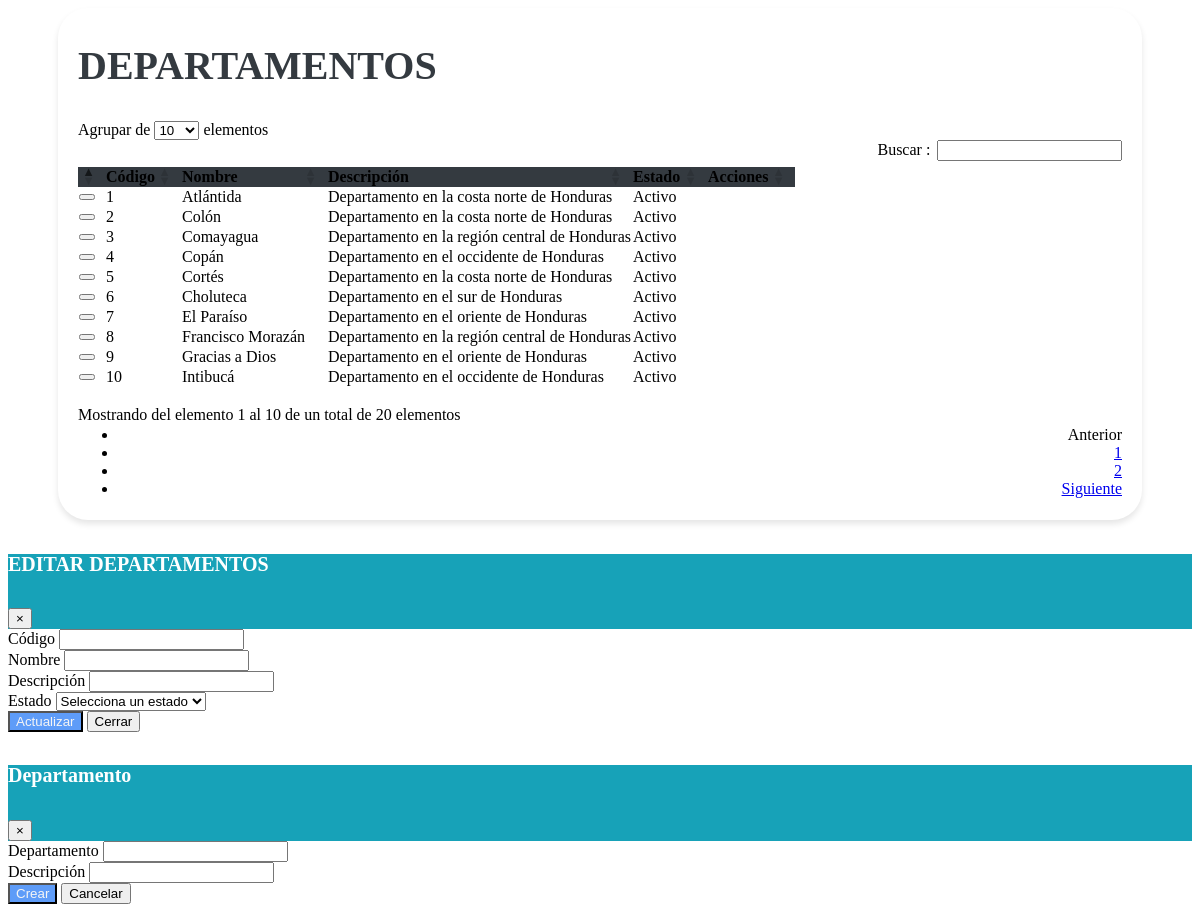
Page /vistas/Mantenimiento_Departamento.php on the committed database.
### tables this page shows
CREATE TABLE `tbl_departamentos` (
  `Id_Departamento` bigint(20) NOT NULL,
  `Nombre_Departamento` varchar(100) DEFAULT NULL,
  `Descripcion` varchar(255) DEFAULT NULL,
  `Creado_Por` varchar(25) NOT NULL,
  `Fecha_Creacion` timestamp NOT NULL DEFAULT current_timestamp(),
  `Modificado_Por` varchar(25) DEFAULT NULL,
  `Fecha_Modificacion` timestamp NOT NULL DEFAULT current_timestamp() ON UPDATE current_timestamp(),
  `Estado` enum('A','I') DEFAULT NULL
);

### vistas/Mantenimiento_Departamento.php (the view, shortened to what this page needs)
<link href="https://cdn.jsdelivr.net/npm/bootstrap-icons@1.10.0/font/bootstrap-icons.css" rel="stylesheet">
<link rel="stylesheet" href="assets/css/estilos.css">
    <link rel="stylesheet" href="https://cdn.datatables.net/1.10.20/css/dataTables.bootstrap4.min.css">
<div class="containertable">
    <div class="d-flex justify-content-between align-items-end mb-4">
        <div>
            <h1 class="poppins-font mb-2">DEPARTAMENTOS</h1>
            <br>
        </div>
    </div>
    <div class="table-responsive">
           <!--El diseño de la table cuando ya esté todo unido
    <table id="tablax" class="table table-striped table-bordered" style="width:100%"> -->
    <table id="tablax" class="table table-hover">
            <thead class="table-dark text-center" style="background-color: #343A40;">
                <tr>
                    <th scope="col"></th>
                    <th scope="col">Código</th>
                    <th scope="col">Nombre</th>
                    <th scope="col">Descripción</th>
                    <th scope="col">Estado</th>
                    <th scope="col">Acciones</th>
                </tr>
            </thead>
            <tbody class="text-center">
                <?php
                include "../php/conexion_be.php";
                $sql = $conexion->query("SELECT * FROM tbl_departamentos");
                while ($datos = $sql->fetch_object()) { ?>
                    <tr>
                    <td><button class="btn btn-primary"onclick="toggleColumns(this)"><i class="fas fa-eye" style="color:white"></i></button></td>
                        <td><?= $datos->Id_Departamento ?></td>
                        <td><?= $datos->Nombre_Departamento ?></td>
                        <td><?= $datos->Descripcion ?></td>
                        <td><?php
                            if ($datos->Estado == "A") {
                                echo '<span class="badge bg-success">Activo</span>';
                            } else {
                                echo '<span class="badge bg-danger">Inactivo</span>';
                            }
                            ?></td>
                        <td>
                        </td>
                    </tr>
                <?php }
                ?>
            </tbody>
        </table>
    </div>
</div>
<div class="modal fade" id="modalEditar" tabindex="-1" role="dialog" aria-labelledby="exampleModalLabel" aria-hidden="true">
    <div class="modal-dialog" role="document">
        <div class="modal-content">
            <div class="modal-header" style="background-color: #17A2B8;">
                <h5 class="poppins-modal mb-2" id="exampleModalLabel">EDITAR DEPARTAMENTOS</h5>
                <button type="button" class="close" data-dismiss="modal" aria-label="Cerrar">
                    <span aria-hidden="true">&times;</span>
                </button>
            </div>
            <div class="modal-body">
                <form id="formularioEditar" method="POST" action="#">
                    <div class="row">
                        <div class="col-6">
                            <div class="form-group">
                                <label for="Id_Departamento">Código</label>
                                <input type="text" class="form-control" id="Id_Departamento" name="Id_Departamento" readonly>
                            </div>
                        </div>
                        <div class="col-6">
                            <div class="form-group">
                                <label for="Nombre_Departamento"> Nombre </label>
                                <input type="text" class="form-control" id="Nombre_Departamento" name="Nombre_Departamento" required>
                            </div>
                        </div>
                    </div>
                    <div class="row">
                        <div class="col-6">
                            <div class="form-group">
                                <label for="Descripcion">Descripción</label>
                                <input type="text" class="form-control" id="Descripcion" name="Descripcion" required>
                            </div>
                        </div>
                    </div>
                    <div class="form-row">
                        <div class="form-group col-md-6">
                            <label for="Estado">Estado</label>
                            <select class="form-control" id="Estado" name="Estado" required>
                            <option value="" disabled selected>Selecciona un estado</option>
                            </select>
                        </div>
                    </div>
                    <div class="modal-footer">
                        <button type="submit" class="btn btn-actualizar">Actualizar</button>
                        <button type="button" class="btn btn-secondary" data-dismiss="modal"></i>Cerrar</button>
                    </div>
                </form>
            </div>
        </div>
    </div>
</div>
<div class="modal fade" id="modalForm" tabindex="-1" role="dialog" aria-labelledby="exampleModalLabel" aria-hidden="true">
    <div class="modal-dialog">
        <div class="modal-content" role="document">
            <div class="modal-header" style="background-color: #17A2B8;">
                <h5 class="poppins-modal mb-2" id="exampleModalLabel">Departamento</h5>
                <button type="button" class="close" data-dismiss="modal" aria-label="Cerrar">
                    <span aria-hidden="true">&times;</span>
                </button>
            </div>
            <div class="modal-body">
                <form action="modelos/agregar_departamento.php" method="POST">
                    <div class="row mb-3">
                        <div class="col">
                            <label for="Nombre_Departamento" class="form-label">Departamento</label>
                            <input type="text" class="form-control" id="Nombre_Departamento" name="Nombre_Departamento">
                        </div>
                        <div class="col">
                            <label for="Descripcion" class="form-label">Descripción</label>
                            <input type="text" class="form-control" id="Descripcion" name="Descripcion" pattern="[A-Za-z]+" title="Solo se permiten letras en este campo." oninput="validateInput(this)">
                        </div>
                    </div>
                    <div class="modal-footer">
                        <button type="submit" class="btn btn-actualizar">Crear</button>
                        <button type="button" class="btn btn-secondary" data-bs-dismiss="modal"></i>Cancelar</button>
                    </div>
                </form>
            </div>
        </div>
    </div>
</div>

### assets/css/estilos.css (style rules this page uses)
.poppins-font { color: var(--heading, #343A40); font-size: 40px; font-style: normal; font-weight: 600; line-height: 21px; }
.poppins-modal { color: var(--heading, #ffffff); font-size: 20px; font-style: normal; font-weight: 600; line-height: 21px; }
.btn-actualizar { background-color: #5e9cf8; color: whitesmoke; }
.containertable { background-color: #fff; padding: 20px; border-radius: 30px; margin-bottom: 20px; margin-left: 50px; margin-right: 50px; box-shadow: 0 4px 6px rgba(0, 0, 0, 0.1); }

### rows in the picture
tbl_departamentos: Id_Departamento "1", Nombre_Departamento "Atlántida", Descripcion "Departamento en la costa norte de Honduras", Estado "Activo"
tbl_departamentos: Id_Departamento "2", Nombre_Departamento "Colón", Descripcion "Departamento en la costa norte de Honduras", Estado "Activo"
tbl_departamentos: Id_Departamento "3", Nombre_Departamento "Comayagua", Descripcion "Departamento en la región central de Honduras", Estado "Activo"
tbl_departamentos: Id_Departamento "4", Nombre_Departamento "Copán", Descripcion "Departamento en el occidente de Honduras", Estado "Activo"
tbl_departamentos: Id_Departamento "5", Nombre_Departamento "Cortés", Descripcion "Departamento en la costa norte de Honduras", Estado "Activo"
tbl_departamentos: Id_Departamento "6", Nombre_Departamento "Choluteca", Descripcion "Departamento en el sur de Honduras", Estado "Activo"
tbl_departamentos: Id_Departamento "7", Nombre_Departamento "El Paraíso", Descripcion "Departamento en el oriente de Honduras", Estado "Activo"
tbl_departamentos: Id_Departamento "8", Nombre_Departamento "Francisco Morazán", Descripcion "Departamento en la región central de Honduras", Estado "Activo"
tbl_departamentos: Id_Departamento "9", Nombre_Departamento "Gracias a Dios", Descripcion "Departamento en el oriente de Honduras", Estado "Activo"
tbl_departamentos: Id_Departamento "10", Nombre_Departamento "Intibucá", Descripcion "Departamento en el occidente de Honduras", Estado "Activo"
